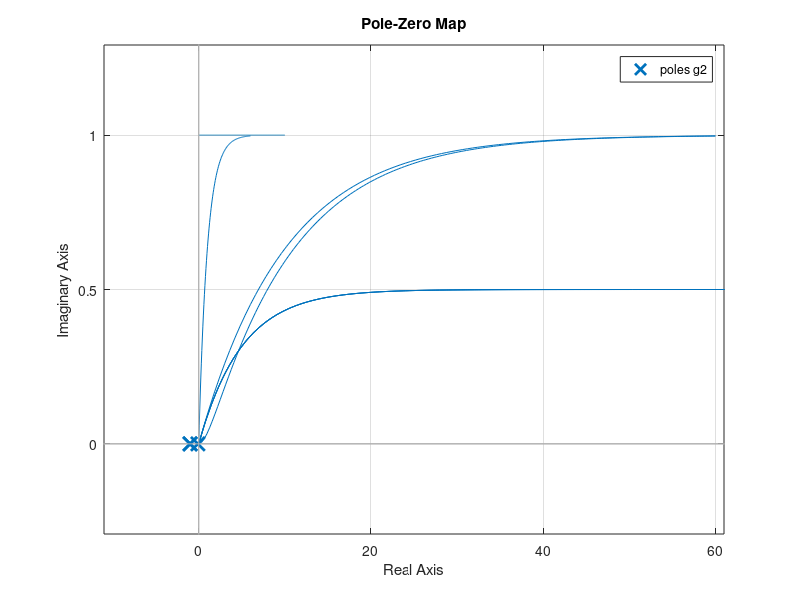

This figure's MATLAB source:
u=tf(1)

g1=tf([1],[1 1])

g2=tf([1],[10 11 1])

g3=tf([1],[10 1])

g4=tf([10 1],[100 30 2])

g5=tf([12 1],[120 34 2])

g6=tf([8 1],[80 26 2])

step(u)

hold on 

step(g1)

hold on 

step(g2)

hold on 
step(g3)

hold on 
step(g4)

hold on 
step(g5)

hold on 
step(g6)

%% -
hold off
%% -
pzmap(g1)
grid on
hold on
pzmap(g2)
grid on